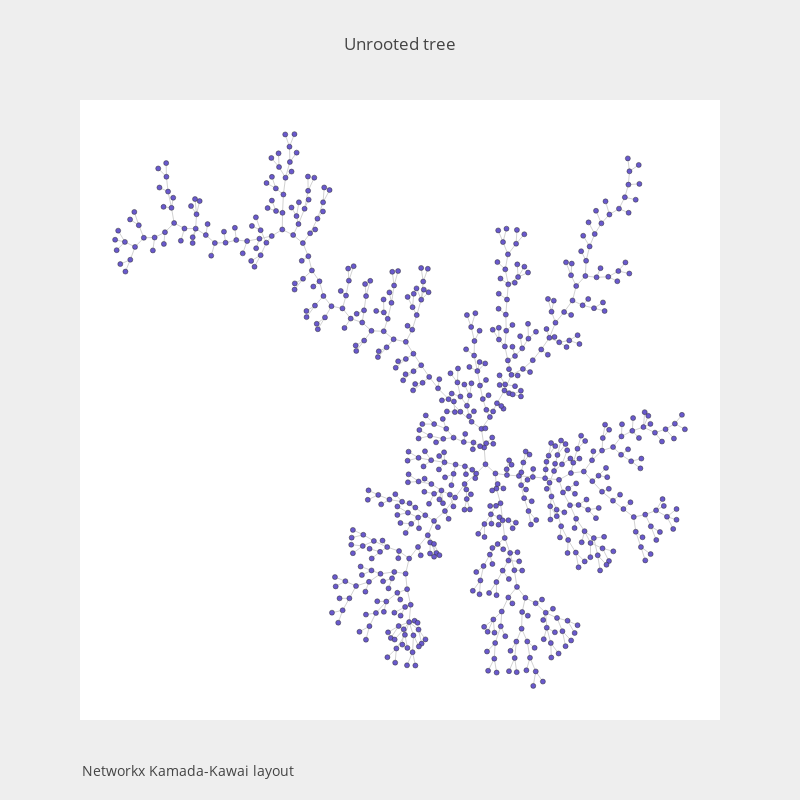

Source (notebook cell):
### Code cell
fig3 = go.Figure(data=[trace5, trace6], layout=layout)
fig3['layout'].update(width=800, height=800)
fig3['layout']['annotations'][0]['text'] = "Networkx Kamada-Kawai layout"
iplot(fig3)

### Figure 1 — Plotly figure (JSON) as saved in the notebook; plotly's stock layout.template omitted (floating-point values rounded to 4 significant figures; data arrays with more than 128 entries replaced by an {"elided": "..."} marker saying what was removed)
{"data": [{"hoverinfo": "none", "line": {"color": "rgb(210,210,210)", "width": 1}, "mode": "lines", "type": "scatter", "x": {"elided": "2091 float values"}, "y": {"elided": "2091 float values"}}, {"hoverinfo": "text", "marker": {"color": "#6959CD", "line": {"color": "rgb(50,50,50)", "width": 0.5}, "size": 5}, "mode": "markers", "text": {"elided": "698 str values"}, "type": "scatter", "x": {"elided": "698 float values"}, "y": {"elided": "698 float values"}}], "layout": {"annotations": [{"font": {"size": 14}, "showarrow": false, "text": "Networkx Kamada-Kawai layout", "x": 0, "xanchor": "left", "xref": "paper", "y": -0.1, "yanchor": "bottom", "yref": "paper"}], "font": {"size": 12}, "height": 800, "hovermode": "closest", "paper_bgcolor": "#eeeeee", "showlegend": false, "title": {"text": "Unrooted tree"}, "width": 800, "xaxis": {"visible": false}, "yaxis": {"visible": false}}}
